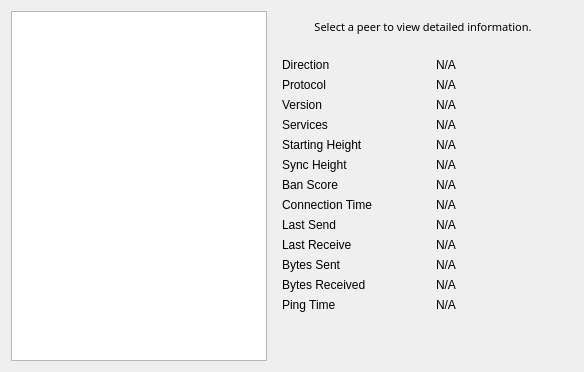
     <widget class="QWidget" name="tab_peers">
      <attribute name="title">
       <string>&amp;Peers</string>
      </attribute>
      <layout class="QGridLayout" name="gridLayout_2">
       <item row="0" column="0" rowspan="2">
        <widget class="QTableView" name="peerWidget">
         <property name="horizontalScrollBarPolicy">
          <enum>Qt::ScrollBarAsNeeded</enum>
         </property>
         <property name="sortingEnabled">
          <bool>true</bool>
         </property>
         <attribute name="horizontalHeaderHighlightSections">
          <bool>false</bool>
         </attribute>
        </widget>
       </item>
       <item row="0" column="1">
        <widget class="QLabel" name="peerHeading">
         <property name="sizePolicy">
          <sizepolicy hsizetype="Preferred" vsizetype="Minimum">
           <horstretch>0</horstretch>
           <verstretch>0</verstretch>
          </sizepolicy>
         </property>
         <property name="minimumSize">
          <size>
           <width>300</width>
           <height>32</height>
          </size>
         </property>
         <property name="font">
          <font>
           <family>Dosis</family>
           <pointsize>8</pointsize>
           <weight>7</weight>
           <italic>false</italic>
           <bold>false</bold>
          </font>
         </property>
         <property name="cursor">
          <cursorShape>IBeamCursor</cursorShape>
         </property>
         <property name="text">
          <string>Select a peer to view detailed information.</string>
         </property>
         <property name="alignment">
          <set>Qt::AlignCenter</set>
         </property>
         <property name="wordWrap">
          <bool>true</bool>
         </property>
         <property name="textInteractionFlags">
          <set>Qt::LinksAccessibleByMouse|Qt::TextSelectableByKeyboard|Qt::TextSelectableByMouse</set>
         </property>
        </widget>
       </item>
       <item row="1" column="1">
        <widget class="QWidget" name="detailWidget" native="true">
         <property name="minimumSize">
          <size>
           <width>300</width>
           <height>0</height>
          </size>
         </property>
         <layout class="QGridLayout" name="gridLayout_3">
          <item row="0" column="0">
           <widget class="QLabel" name="label_23">
            <property name="text">
             <string>Direction</string>
            </property>
           </widget>
          </item>
          <item row="0" column="2">
           <widget class="QLabel" name="peerDirection">
            <property name="cursor">
             <cursorShape>IBeamCursor</cursorShape>
            </property>
            <property name="text">
             <string>N/A</string>
            </property>
            <property name="textFormat">
             <enum>Qt::PlainText</enum>
            </property>
            <property name="textInteractionFlags">
             <set>Qt::LinksAccessibleByMouse|Qt::TextSelectableByKeyboard|Qt::TextSelectableByMouse</set>
            </property>
           </widget>
          </item>
          <item row="1" column="0">
           <widget class="QLabel" name="label_21">
            <property name="text">
             <string>Protocol</string>
            </property>
           </widget>
          </item>
          <item row="1" column="2">
           <widget class="QLabel" name="peerVersion">
            <property name="cursor">
             <cursorShape>IBeamCursor</cursorShape>
            </property>
            <property name="text">
             <string>N/A</string>
            </property>
            <property name="textFormat">
             <enum>Qt::PlainText</enum>
            </property>
            <property name="textInteractionFlags">
             <set>Qt::LinksAccessibleByMouse|Qt::TextSelectableByKeyboard|Qt::TextSelectableByMouse</set>
            </property>
           </widget>
          </item>
          <item row="2" column="0">
           <widget class="QLabel" name="label_28">
            <property name="text">
             <string>Version</string>
            </property>
           </widget>
          </item>
          <item row="2" column="2">
           <widget class="QLabel" name="peerSubversion">
            <property name="cursor">
             <cursorShape>IBeamCursor</cursorShape>
            </property>
            <property name="text">
             <string>N/A</string>
            </property>
            <property name="textFormat">
             <enum>Qt::PlainText</enum>
            </property>
            <property name="textInteractionFlags">
             <set>Qt::LinksAccessibleByMouse|Qt::TextSelectableByKeyboard|Qt::TextSelectableByMouse</set>
            </property>
           </widget>
          </item>
          <item row="3" column="0">
           <widget class="QLabel" name="label_4">
            <property name="text">
             <string>Services</string>
            </property>
           </widget>
          </item>
          <item row="3" column="2">
           <widget class="QLabel" name="peerServices">
            <property name="cursor">
             <cursorShape>IBeamCursor</cursorShape>
            </property>
            <property name="text">
             <string>N/A</string>
            </property>
            <property name="textFormat">
             <enum>Qt::PlainText</enum>
            </property>
            <property name="textInteractionFlags">
             <set>Qt::LinksAccessibleByMouse|Qt::TextSelectableByKeyboard|Qt::TextSelectableByMouse</set>
            </property>
           </widget>
          </item>
          <item row="5" column="0">
           <widget class="QLabel" name="label_29">
            <property name="text">
             <string>Starting Height</string>
            </property>
           </widget>
          </item>
          <item row="5" column="2">
           <widget class="QLabel" name="peerHeight">
            <property name="cursor">
             <cursorShape>IBeamCursor</cursorShape>
            </property>
            <property name="text">
             <string>N/A</string>
            </property>
            <property name="textFormat">
             <enum>Qt::PlainText</enum>
            </property>
            <property name="textInteractionFlags">
             <set>Qt::LinksAccessibleByMouse|Qt::TextSelectableByKeyboard|Qt::TextSelectableByMouse</set>
            </property>
           </widget>
          </item>
          <item row="6" column="0">
           <widget class="QLabel" name="label_27">
            <property name="text">
             <string>Sync Height</string>
            </property>
           </widget>
          </item>
          <item row="6" column="2">
           <widget class="QLabel" name="peerSyncHeight">
            <property name="cursor">
             <cursorShape>IBeamCursor</cursorShape>
            </property>
            <property name="text">
             <string>N/A</string>
            </property>
            <property name="textFormat">
             <enum>Qt::PlainText</enum>
            </property>
            <property name="textInteractionFlags">
             <set>Qt::LinksAccessibleByMouse|Qt::TextSelectableByKeyboard|Qt::TextSelectableByMouse</set>
            </property>
           </widget>
          </item>
          <item row="7" column="0">
           <widget class="QLabel" name="label_24">
            <property name="text">
             <string>Ban Score</string>
            </property>
           </widget>
          </item>
          <item row="7" column="2">
           <widget class="QLabel" name="peerBanScore">
            <property name="cursor">
             <cursorShape>IBeamCursor</cursorShape>
            </property>
            <property name="text">
             <string>N/A</string>
            </property>
            <property name="textFormat">
             <enum>Qt::PlainText</enum>
            </property>
            <property name="textInteractionFlags">
             <set>Qt::LinksAccessibleByMouse|Qt::TextSelectableByKeyboard|Qt::TextSelectableByMouse</set>
            </property>
           </widget>
          </item>
          <item row="8" column="0">
           <widget class="QLabel" name="label_22">
            <property name="text">
             <string>Connection Time</string>
            </property>
           </widget>
          </item>
          <item row="8" column="2">
           <widget class="QLabel" name="peerConnTime">
            <property name="cursor">
             <cursorShape>IBeamCursor</cursorShape>
            </property>
            <property name="text">
             <string>N/A</string>
            </property>
            <property name="textFormat">
             <enum>Qt::PlainText</enum>
            </property>
            <property name="textInteractionFlags">
             <set>Qt::LinksAccessibleByMouse|Qt::TextSelectableByKeyboard|Qt::TextSelectableByMouse</set>
            </property>
           </widget>
          </item>
          <item row="9" column="0">
           <widget class="QLabel" name="label_15">
            <property name="text">
             <string>Last Send</string>
            </property>
           </widget>
          </item>
          <item row="9" column="2">
           <widget class="QLabel" name="peerLastSend">
            <property name="cursor">
             <cursorShape>IBeamCursor</cursorShape>
            </property>
            <property name="text">
             <string>N/A</string>
            </property>
            <property name="textFormat">
             <enum>Qt::PlainText</enum>
            </property>
            <property name="textInteractionFlags">
             <set>Qt::LinksAccessibleByMouse|Qt::TextSelectableByKeyboard|Qt::TextSelectableByMouse</set>
            </property>
           </widget>
          </item>
          <item row="10" column="0">
           <widget class="QLabel" name="label_19">
            <property name="text">
             <string>Last Receive</string>
            </property>
           </widget>
          </item>
          <item row="10" column="2">
           <widget class="QLabel" name="peerLastRecv">
            <property name="cursor">
             <cursorShape>IBeamCursor</cursorShape>
            </property>
            <property name="text">
             <string>N/A</string>
            </property>
            <property name="textFormat">
             <enum>Qt::PlainText</enum>
            </property>
            <property name="textInteractionFlags">
             <set>Qt::LinksAccessibleByMouse|Qt::TextSelectableByKeyboard|Qt::TextSelectableByMouse</set>
            </property>
           </widget>
          </item>
          <item row="11" column="0">
           <widget class="QLabel" name="label_18">
            <property name="text">
             <string>Bytes Sent</string>
            </property>
           </widget>
          </item>
          <item row="11" column="2">
           <widget class="QLabel" name="peerBytesSent">
            <property name="cursor">
             <cursorShape>IBeamCursor</cursorShape>
            </property>
            <property name="text">
             <string>N/A</string>
            </property>
            <property name="textFormat">
             <enum>Qt::PlainText</enum>
            </property>
            <property name="textInteractionFlags">
             <set>Qt::LinksAccessibleByMouse|Qt::TextSelectableByKeyboard|Qt::TextSelectableByMouse</set>
            </property>
           </widget>
          </item>
          <item row="12" column="0">
           <widget class="QLabel" name="label_20">
            <property name="text">
             <string>Bytes Received</string>
            </property>
           </widget>
          </item>
          <item row="12" column="2">
           <widget class="QLabel" name="peerBytesRecv">
            <property name="cursor">
             <cursorShape>IBeamCursor</cursorShape>
            </property>
            <property name="text">
             <string>N/A</string>
            </property>
            <property name="textFormat">
             <enum>Qt::PlainText</enum>
            </property>
            <property name="textInteractionFlags">
             <set>Qt::LinksAccessibleByMouse|Qt::TextSelectableByKeyboard|Qt::TextSelectableByMouse</set>
            </property>
           </widget>
          </item>
          <item row="13" column="0">
           <widget class="QLabel" name="label_26">
            <property name="text">
             <string>Ping Time</string>
            </property>
           </widget>
          </item>
          <item row="13" column="2">
           <widget class="QLabel" name="peerPingTime">
            <property name="cursor">
             <cursorShape>IBeamCursor</cursorShape>
            </property>
            <property name="text">
             <string>N/A</string>
            </property>
            <property name="textFormat">
             <enum>Qt::PlainText</enum>
            </property>
            <property name="textInteractionFlags">
             <set>Qt::LinksAccessibleByMouse|Qt::TextSelectableByKeyboard|Qt::TextSelectableByMouse</set>
            </property>
           </widget>
          </item>
          <item row="14" column="1">
           <spacer name="verticalSpacer_3">
            <property name="orientation">
             <enum>Qt::Vertical</enum>
            </property>
            <property name="sizeHint" stdset="0">
             <size>
              <width>20</width>
              <height>40</height>
             </size>
            </property>
           </spacer>
          </item>
         </layout>
        </widget>
       </item>
      </layout>
     </widget>
